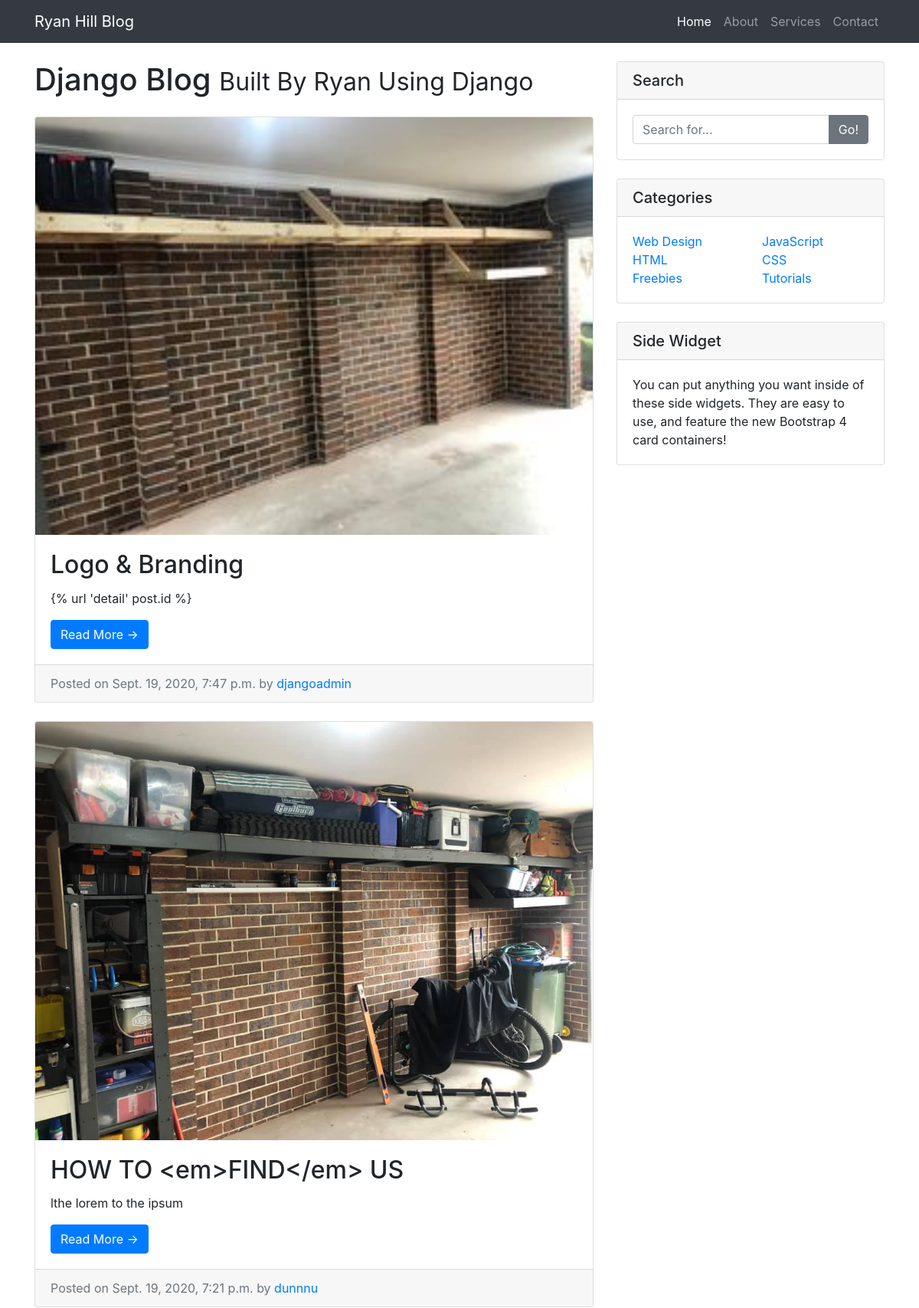
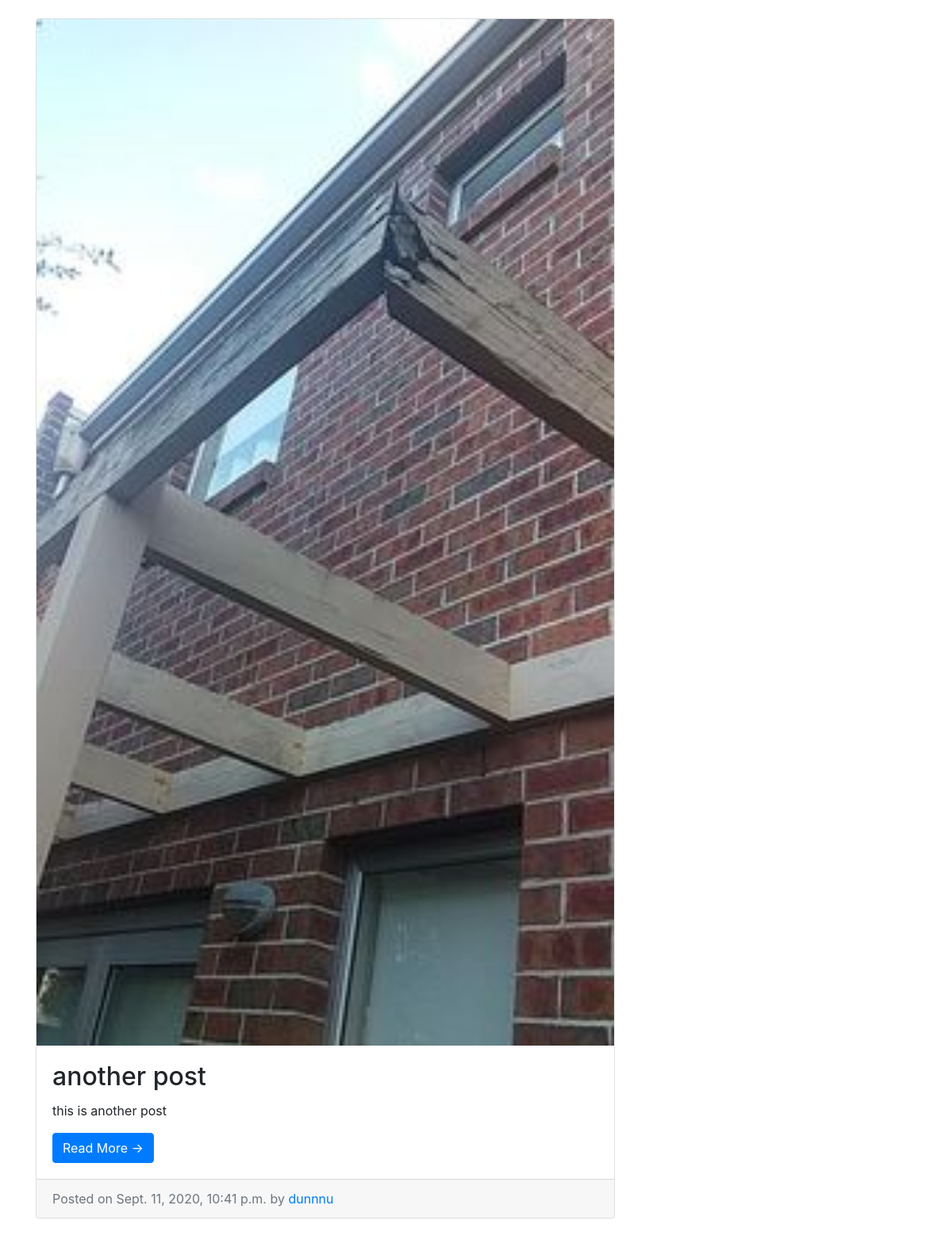
The page / (upper part) on the database its author committed (2 pictures, top to bottom).
### blog/models.py (models this page shows, shortened)
class Post(models.Model):
    author = models.CharField(max_length = 20)
    title = models.CharField(max_length = 40)
    body = models.TextField()
    image = models.ImageField(upload_to = 'blog-images')
    date_created = models.DateTimeField(auto_now_add = True)
    date_modified = models.DateTimeField(auto_now_add = True)
    published = models.BooleanField(default = False)
    class Meta:
        ordering = ('-date_created',)

### blog/views.py (the view)
# urls.py: path('',views.PostList.as_view(),name = 'list'),
class PostList(ListView):
    model = Post
    template_name = 'list.html'

### templates/list.html (shortened to what this page needs)
{% load static %}
<!DOCTYPE html>
<html lang="en">
<head>
  <link href="{% static 'vendor/bootstrap/css/bootstrap.min.css' %}" rel="stylesheet">
  <link href="{% static 'css/blog-home.css' %}" rel="stylesheet">
</head>
<body>
  <nav class="navbar navbar-expand-lg navbar-dark bg-dark fixed-top">
    <div class="container">
      <a class="navbar-brand" href="#">Ryan Hill Blog</a>
      <div class="collapse navbar-collapse" id="navbarResponsive">
        <ul class="navbar-nav ml-auto">
          <li class="nav-item active">
            <a class="nav-link" href="#">Home
            </a>
          </li>
          <li class="nav-item">
            <a class="nav-link" href="#">About</a>
          </li>
          <li class="nav-item">
            <a class="nav-link" href="#">Services</a>
          </li>
          <li class="nav-item">
            <a class="nav-link" href="#">Contact</a>
          </li>
        </ul>
      </div>
    </div>
  </nav>
  <div class="container">
    <div class="row">
      <div class="col-md-8">
        <h1 class="my-4">Django Blog
          <small>Built By Ryan Using Django</small>
        </h1>
        {% for post in post_list %}
        <div class="card mb-4">
          <img class="card-img-top" src="{{post.image.url}}" alt="Card image cap">
          <div class="card-body">
            <h2 class="card-title">{{post.title}}</h2>
            <p class="card-text">{{post.body}}</p>
            <a href="{% url 'detail' post.id %}" class="btn btn-primary">Read More &rarr;</a>
          </div>
          <div class="card-footer text-muted">
            Posted on {{post.date_created}} by
            <a href="#">{{post.author}}</a>
          </div>
        </div>
       {% endfor %}
      </div>
      <div class="col-md-4">
        <div class="card my-4">
          <h5 class="card-header">Search</h5>
          <div class="card-body">
            <div class="input-group">
              <input type="text" class="form-control" placeholder="Search for...">
              <span class="input-group-append">
                <button class="btn btn-secondary" type="button">Go!</button>
              </span>
            </div>
          </div>
        </div>
        <div class="card my-4">
          <h5 class="card-header">Categories</h5>
          <div class="card-body">
            <div class="row">
              <div class="col-lg-6">
                <ul class="list-unstyled mb-0">
                  <li>
                    <a href="#">Web Design</a>
                  </li>
                  <li>
                    <a href="#">HTML</a>
                  </li>
                  <li>
                    <a href="#">Freebies</a>
                  </li>
                </ul>
              </div>
              <div class="col-lg-6">
                <ul class="list-unstyled mb-0">
                  <li>
                    <a href="#">JavaScript</a>
                  </li>
                  <li>
                    <a href="#">CSS</a>
                  </li>
                  <li>
                    <a href="#">Tutorials</a>
                  </li>
                </ul>
              </div>
            </div>
          </div>
        </div>
        <div class="card my-4">
          <h5 class="card-header">Side Widget</h5>
          <div class="card-body">
            You can put anything you want inside of these side widgets. They are easy to use, and feature the new Bootstrap 4 card containers!
          </div>
        </div>
      </div>
    </div>
  </div>
</body>
</html>

### static/css/blog-home.css (style rules this page uses)
body { padding-top: 56px; }

### rows shown on the page
Post: image (picture), title "Logo & Branding", body "{% url 'detail' post.id %}", date_created "Sept. 19, 2020, 7:47 p.m.", author "djangoadmin"
Post: image (picture), title "HOW TO <em>FIND</em> US", body "lthe lorem to the ipsum", date_created "Sept. 19, 2020, 7:21 p.m.", author "dunnnu"
Post: image (picture), title "another post", body "this is another post", date_created "Sept. 11, 2020, 10:41 p.m.", author "dunnnu"
